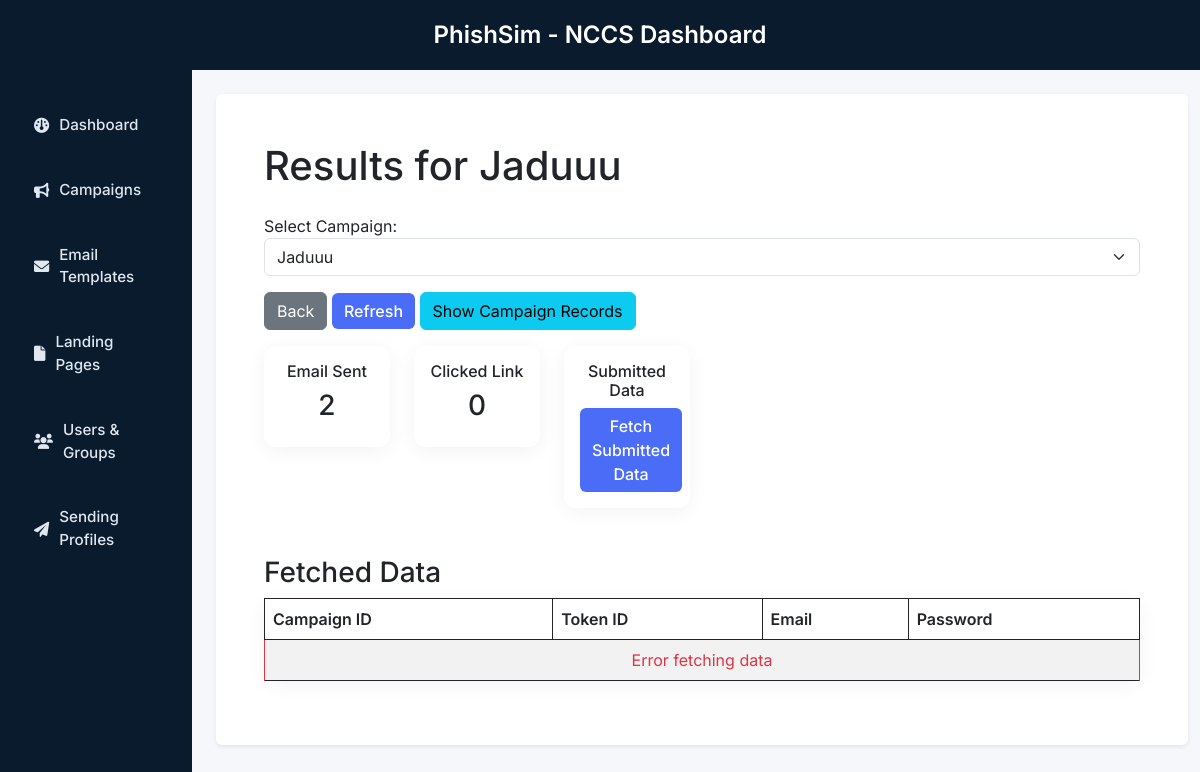
The app's page /campaign/results/ (signed in), older data.
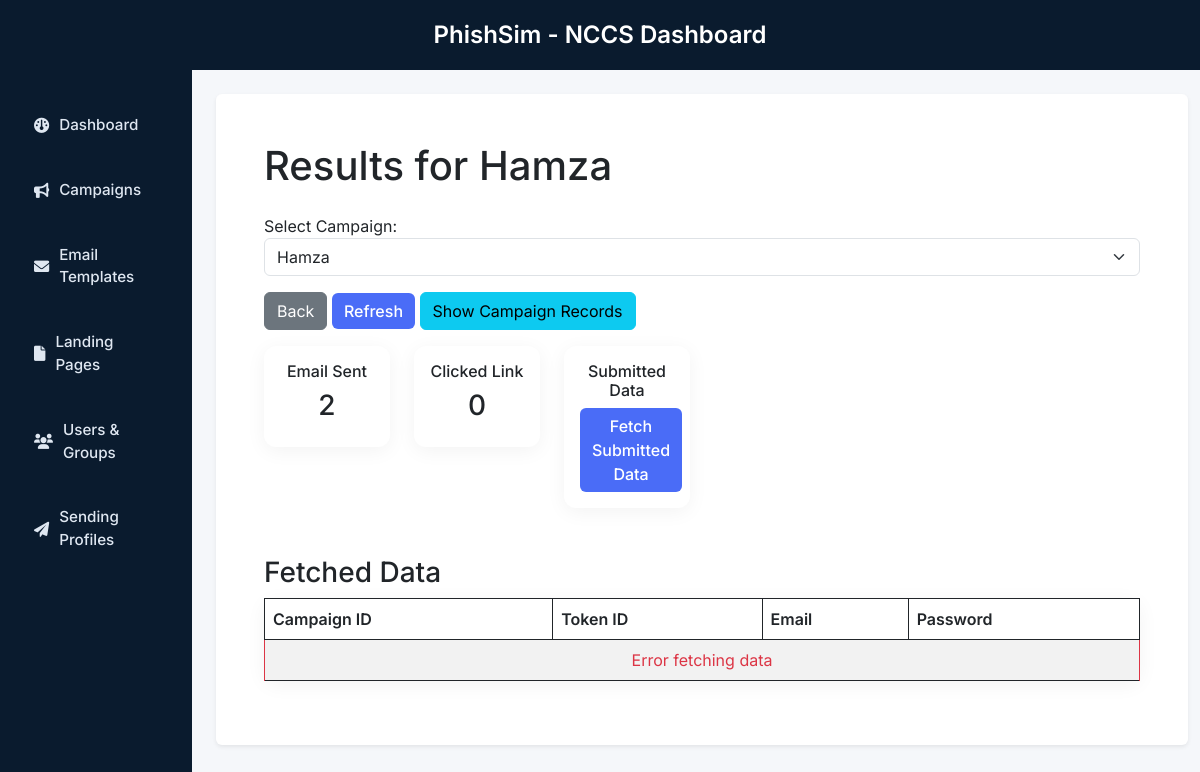
The same page, newer data.
### core/models.py (models this page shows, shortened)
class Campaign(models.Model):
    STATUS_CHOICES = [
        ('draft', 'Draft'),
        ('active', 'Active'),
        ('archived', 'Archived'),
    ]
    user = models.ForeignKey(User, on_delete=models.CASCADE)
    name = models.CharField(max_length=100, blank=True, null=True)
    email_template = models.ForeignKey('EmailTemplate', on_delete=models.SET_NULL, null=True, blank=True)
    landing_page = models.ForeignKey('LandingPage', on_delete=models.SET_NULL, null=True, blank=True)
    url = models.URLField(blank=True, null=True)
    launch_date = models.DateTimeField(blank=True, null=True)
    send_emails_by = models.DateTimeField(blank=True, null=True)
    sending_profile = models.ForeignKey('SendingProfile', on_delete=models.SET_NULL, null=True, blank=True)
    groups = models.ManyToManyField('Group', blank=True)
    status = models.CharField(max_length=20, choices=STATUS_CHOICES, default='draft')
    fake_landing_page_url = models.CharField(max_length=255, blank=True, null=True)  # Store the fake URL

### core/views.py (the view, shortened to what this page needs)
# urls.py: path('campaign/results/', views.campaign_results, name='campaign_results'), # This is for your dashboard main page
def campaign_results(request):
    campaign_id = request.GET.get('campaign_id')
    if campaign_id:
        campaign = get_object_or_404(Campaign, id=campaign_id, user=request.user)
    else:
        campaign = Campaign.objects.filter(user=request.user, status='active').last()
    if not campaign:
        return render(request, "core/no_campaign.html", {"message": "No active campaigns found."})
    results_qs = Result.objects.filter(campaign=campaign)
    total_emails = results_qs.count()
    email_opened = results_qs.filter(email_opened=True).count()
    link_clicked = results_qs.filter(link_clicked=True).count()
    data_submitted = results_qs.filter(data_submitted=True).count()
    recipients_clicked_link = results_qs.filter(link_clicked=True).values_list('recipient', flat=True)
    recipients_submitted_data = results_qs.filter(data_submitted=True).values_list('recipient', flat=True)
    external_stats = {
        "total_api_opens": 0,
        "first_open_time": None,
        "last_open_time": None,
        "error": None
    }
    all_api_timestamps = []
    try:
        group_emails = campaign.groups.values_list('email', flat=True).distinct()
        for email in group_emails:
            api_url = f"https://techitexpert.com/tracking/api.php?user_email={email}&campaign_id={campaign.id}"
            response = requests.get(api_url)
            if response.status_code == 200:
                api_data = response.json()
                if api_data:
                    external_stats["total_api_opens"] += len(api_data)
                    all_api_timestamps.extend(entry["tracked_at"] for entry in api_data)
    except Exception as e:
        external_stats["error"] = str(e)
    context = {
        'campaign': campaign,
        'results': {
            'total': total_emails,
            'opens': email_opened,
            'clicks': link_clicked,
            'submissions': data_submitted,
        },
        'recipients_clicked_link': recipients_clicked_link,
        'recipients_submitted_data': recipients_submitted_data,
        'external_stats': external_stats,
        'active_campaigns': Campaign.objects.filter(user=request.user, status='active')
    }
    return render(request, 'core/index.html', context)

### core/templates/core/index.html (shortened to what this page needs)
{% extends "core/base.html" %}
{% block content %}
<div class="container-fluid p-4">
    <h1 class="mb-4">
        Results for
        {% if campaign %}{{ campaign.name }}{% else %}<em>No campaign selected</em>{% endif %}
    </h1>
    <form method="get" action="{% url 'campaign_results' %}" class="mb-3">
        <label for="campaignSelect">Select Campaign:</label>
        <select name="campaign_id" id="campaignSelect" class="form-select" onchange="this.form.submit()">
            {% for c in active_campaigns %}
                <option value="{{ c.id }}" {% if c.id == campaign.id %}selected{% endif %}>{{ c.name }}</option>
            {% endfor %}
        </select>
    </form>
    <div class="mb-3">
        <a href="{% url 'campaign_list' %}" class="btn btn-secondary">Back</a>
        <a href="{% url 'campaign_results' %}?campaign_id={{ campaign.id }}" class="btn btn-primary" id="refreshBtn">Refresh</a>
        <button class="btn btn-info" id="showCampaignResultsBtn">Show Campaign Records</button>
    </div>
    <div class="row text-center mb-5">
        <div class="col-md-2">
            <div class="card">
                <div class="card-body">
                    <h6>Email Sent</h6>
                    <h3>{{ results.total }}</h3>
                </div>
            </div>
        </div>
        <div class="col-md-2">
            <div class="card">
                <div class="card-body">
                    <h6>Clicked Link</h6>
                    <h3 id="clickedCount">{{ results.clicks }}</h3>
                </div>
            </div>
        </div>
        <div class="col-md-2">
            <div class="card">
                <div class="card-body">
                    <h6>Submitted Data</h6>
                    <button class="btn btn-primary" id="fetchSubmittedDataBtn">Fetch Submitted Data</button>
                </div>
            </div>
        </div>
    </div>
    <div id="data-table-section" class="mt-4">
        <h3>Fetched Data</h3>
        <table class="table table-bordered table-striped" id="data-table">
            <thead>
                <tr>
                    <th>Campaign ID</th>
                    <th>Token ID</th>
                    <th>Email</th>
                    <th>Password</th>
                </tr>
            </thead>
            <tbody>
            </tbody>
        </table>
    </div>
</div>
{% endblock %}

Row changes from the older to the newer data that the page shows:
no longer on this page (row unchanged): Campaign: name "Jaduuu"
added Campaign: name "Hamza"
Text that changed along with them:
form field campaign_id: "Jaduuu" → "Hamza"
